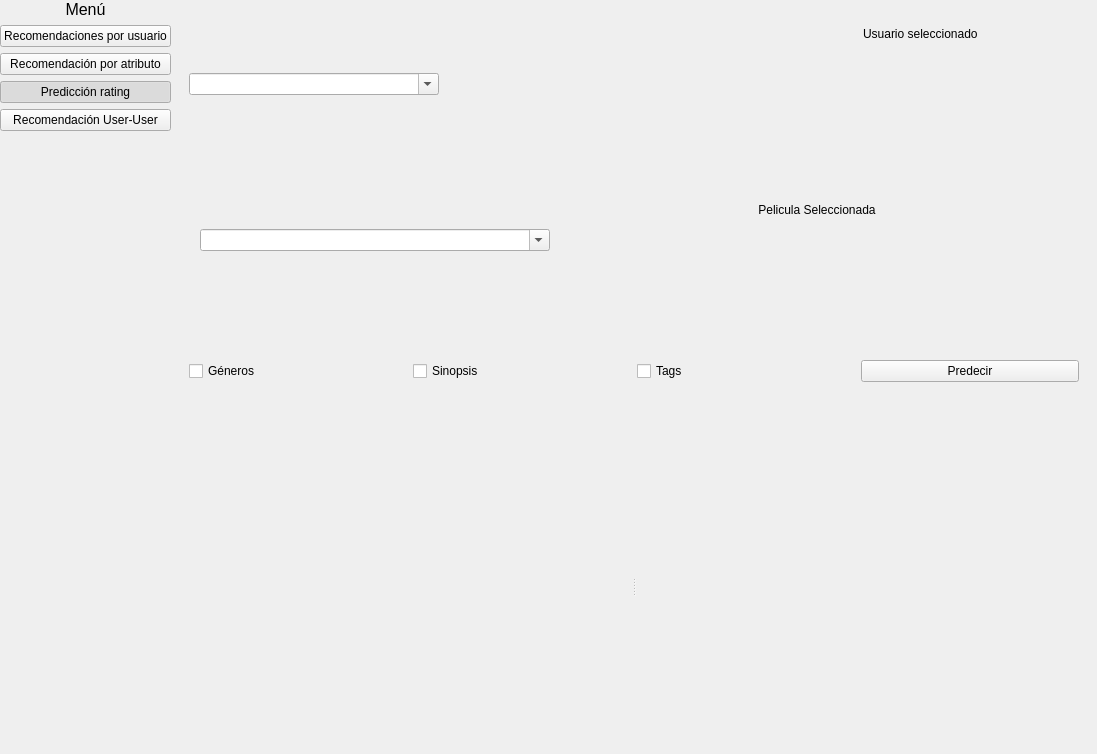
<?xml version="1.0" encoding="UTF-8"?>
<ui version="4.0">
 <class>MainWindow</class>
 <widget class="QMainWindow" name="MainWindow">
  <property name="geometry">
   <rect>
    <x>0</x>
    <y>0</y>
    <width>1097</width>
    <height>754</height>
   </rect>
  </property>
  <property name="windowTitle">
   <string>ETEN</string>
  </property>
  <widget class="QWidget" name="centralwidget">
   <property name="maximumSize">
    <size>
     <width>16777215</width>
     <height>16777215</height>
    </size>
   </property>
   <layout class="QGridLayout" name="gridLayout_9">
    <property name="leftMargin">
     <number>0</number>
    </property>
    <property name="topMargin">
     <number>0</number>
    </property>
    <property name="rightMargin">
     <number>0</number>
    </property>
    <property name="bottomMargin">
     <number>0</number>
    </property>
    <property name="spacing">
     <number>0</number>
    </property>
    <item row="0" column="0">
     <widget class="QWidget" name="menu" native="true">
      <layout class="QGridLayout" name="gridLayout">
       <property name="leftMargin">
        <number>0</number>
       </property>
       <property name="topMargin">
        <number>0</number>
       </property>
       <property name="rightMargin">
        <number>0</number>
       </property>
       <property name="bottomMargin">
        <number>0</number>
       </property>
       <item row="0" column="0">
        <layout class="QHBoxLayout" name="horizontalLayout">
         <item>
          <widget class="QLabel" name="expandMenuLabel">
           <property name="font">
            <font>
             <pointsize>12</pointsize>
            </font>
           </property>
           <property name="text">
            <string>Menú</string>
           </property>
           <property name="alignment">
            <set>Qt::AlignCenter</set>
           </property>
          </widget>
         </item>
        </layout>
       </item>
       <item row="1" column="0">
        <layout class="QVBoxLayout" name="verticalLayout_2">
         <item>
          <layout class="QVBoxLayout" name="verticalLayout">
           <item>
            <widget class="QPushButton" name="btnRecomendarPorUsuario">
             <property name="styleSheet">
              <string notr="true"/>
             </property>
             <property name="text">
              <string>Recomendaciones por usuario</string>
             </property>
             <property name="icon">
              <iconset>
               <normaloff>:/icons/icons/downloading.png</normaloff>:/icons/icons/downloading.png</iconset>
             </property>
             <property name="checkable">
              <bool>true</bool>
             </property>
             <property name="autoExclusive">
              <bool>true</bool>
             </property>
            </widget>
           </item>
           <item>
            <widget class="QPushButton" name="btnRecomendarPorAtributo">
             <property name="text">
              <string>Recomendación por atributo</string>
             </property>
             <property name="icon">
              <iconset>
               <normaloff>:/icons/icons/folder.png</normaloff>:/icons/icons/folder.png</iconset>
             </property>
             <property name="checkable">
              <bool>true</bool>
             </property>
             <property name="autoExclusive">
              <bool>true</bool>
             </property>
            </widget>
           </item>
           <item>
            <widget class="QPushButton" name="btnPrediccionRating">
             <property name="text">
              <string>Predicción rating</string>
             </property>
             <property name="icon">
              <iconset>
               <normaloff>:/icons/icons/data-classification.png</normaloff>:/icons/icons/data-classification.png</iconset>
             </property>
             <property name="checkable">
              <bool>true</bool>
             </property>
             <property name="checked">
              <bool>true</bool>
             </property>
             <property name="autoExclusive">
              <bool>true</bool>
             </property>
            </widget>
           </item>
           <item>
            <widget class="QPushButton" name="btnRecomendarUserUser">
             <property name="text">
              <string>Recomendación User-User</string>
             </property>
             <property name="icon">
              <iconset>
               <normaloff>:/icons/icons/pin.png</normaloff>:/icons/icons/pin.png</iconset>
             </property>
             <property name="checkable">
              <bool>true</bool>
             </property>
             <property name="checked">
              <bool>false</bool>
             </property>
             <property name="autoExclusive">
              <bool>true</bool>
             </property>
            </widget>
           </item>
          </layout>
         </item>
         <item>
          <spacer name="verticalSpacer">
           <property name="orientation">
            <enum>Qt::Vertical</enum>
           </property>
           <property name="sizeHint" stdset="0">
            <size>
             <width>20</width>
             <height>438</height>
            </size>
           </property>
          </spacer>
         </item>
        </layout>
       </item>
      </layout>
     </widget>
    </item>
    <item row="0" column="1">
     <widget class="QStackedWidget" name="stackedWidget">
      <property name="currentIndex">
       <number>1</number>
      </property>
      <widget class="QWidget" name="pageRecomendacionUsuario">
       <layout class="QGridLayout" name="gridLayout_2">
        <item row="1" column="0">
         <widget class="QWidget" name="widget_3" native="true">
          <layout class="QGridLayout" name="gridLayout_4">
           <item row="0" column="0">
            <widget class="QWidget" name="widget_2" native="true">
             <property name="maximumSize">
              <size>
               <width>16777215</width>
               <height>100</height>
              </size>
             </property>
             <layout class="QHBoxLayout" name="horizontalLayout_6">
              <item>
               <layout class="QHBoxLayout" name="horizontalLayout_5">
                <item>
                 <widget class="QCheckBox" name="checkBoxGenerosRecomendacionUsuarios">
                  <property name="text">
                   <string>Géneros</string>
                  </property>
                  <property name="autoExclusive">
                   <bool>true</bool>
                  </property>
                 </widget>
                </item>
                <item>
                 <widget class="QCheckBox" name="checkBoxSinopsisRecomendacionUsuarios">
                  <property name="text">
                   <string>Sinopsis</string>
                  </property>
                  <property name="autoExclusive">
                   <bool>true</bool>
                  </property>
                 </widget>
                </item>
                <item>
                 <widget class="QCheckBox" name="checkBoxTagsRecomendacionUsuarios">
                  <property name="text">
                   <string>Tags</string>
                  </property>
                  <property name="autoRepeat">
                   <bool>false</bool>
                  </property>
                  <property name="autoExclusive">
                   <bool>true</bool>
                  </property>
                 </widget>
                </item>
                <item>
                 <widget class="QComboBox" name="comboBoxRecomendacionUsuarios">
                  <property name="editable">
                   <bool>true</bool>
                  </property>
                  <item>
                   <property name="text">
                    <string>5</string>
                   </property>
                  </item>
                  <item>
                   <property name="text">
                    <string>10</string>
                   </property>
                  </item>
                  <item>
                   <property name="text">
                    <string>15</string>
                   </property>
                  </item>
                  <item>
                   <property name="text">
                    <string>20</string>
                   </property>
                  </item>
                  <item>
                   <property name="text">
                    <string>25</string>
                   </property>
                  </item>
                 </widget>
                </item>
                <item>
                 <widget class="QPushButton" name="btnRecomendarPeliculaUser">
                  <property name="text">
                   <string>Recomendar</string>
                  </property>
                 </widget>
                </item>
               </layout>
              </item>
             </layout>
            </widget>
           </item>
           <item row="1" column="0">
            <widget class="QTableView" name="tableViewPeliculasUser"/>
           </item>
          </layout>
         </widget>
        </item>
        <item row="0" column="0">
         <widget class="QWidget" name="widget" native="true">
          <property name="maximumSize">
           <size>
            <width>16777215</width>
            <height>150</height>
           </size>
          </property>
          <layout class="QGridLayout" name="gridLayout_3">
           <item row="0" column="0">
            <layout class="QHBoxLayout" name="horizontalLayout_4">
             <item>
              <widget class="QComboBox" name="comboBoxUsuario">
               <property name="minimumSize">
                <size>
                 <width>250</width>
                 <height>0</height>
                </size>
               </property>
               <property name="maximumSize">
                <size>
                 <width>250</width>
                 <height>16777215</height>
                </size>
               </property>
               <property name="editable">
                <bool>true</bool>
               </property>
              </widget>
             </item>
             <item>
              <spacer name="horizontalSpacer">
               <property name="orientation">
                <enum>Qt::Horizontal</enum>
               </property>
               <property name="sizeHint" stdset="0">
                <size>
                 <width>208</width>
                 <height>20</height>
                </size>
               </property>
              </spacer>
             </item>
             <item>
              <widget class="QWidget" name="widget_4" native="true">
               <layout class="QHBoxLayout" name="horizontalLayout_3">
                <item>
                 <layout class="QHBoxLayout" name="horizontalLayout_2">
                  <item>
                   <spacer name="horizontalSpacer_2">
                    <property name="orientation">
                     <enum>Qt::Horizontal</enum>
                    </property>
                    <property name="sizeHint" stdset="0">
                     <size>
                      <width>40</width>
                      <height>20</height>
                     </size>
                    </property>
                   </spacer>
                  </item>
                  <item>
                   <layout class="QVBoxLayout" name="verticalLayout_4">
                    <item>
                     <widget class="QLabel" name="label">
                      <property name="text">
                       <string>Usuario seleccionado</string>
                      </property>
                     </widget>
                    </item>
                    <item>
                     <spacer name="verticalSpacer_2">
                      <property name="orientation">
                       <enum>Qt::Vertical</enum>
                      </property>
                      <property name="sizeHint" stdset="0">
                       <size>
                        <width>20</width>
                        <height>18</height>
                       </size>
                      </property>
                     </spacer>
                    </item>
                    <item>
                     <widget class="QLabel" name="lblusuarioSeleccionado">
                      <property name="text">
                       <string/>
                      </property>
                      <property name="alignment">
                       <set>Qt::AlignCenter</set>
                      </property>
                     </widget>
                    </item>
                   </layout>
                  </item>
                  <item>
                   <spacer name="horizontalSpacer_3">
                    <property name="orientation">
                     <enum>Qt::Horizontal</enum>
                    </property>
                    <property name="sizeHint" stdset="0">
                     <size>
                      <width>40</width>
                      <height>20</height>
                     </size>
                    </property>
                   </spacer>
                  </item>
                 </layout>
                </item>
               </layout>
              </widget>
             </item>
            </layout>
           </item>
          </layout>
         </widget>
        </item>
       </layout>
      </widget>
      <widget class="QWidget" name="pagePrediccionRating">
       <layout class="QGridLayout" name="gridLayout_10">
        <item row="0" column="0">
         <widget class="QWidget" name="widget_9" native="true">
          <property name="maximumSize">
           <size>
            <width>16777215</width>
            <height>150</height>
           </size>
          </property>
          <layout class="QGridLayout" name="gridLayout_8">
           <item row="0" column="0">
            <layout class="QHBoxLayout" name="horizontalLayout_17">
             <item>
              <widget class="QComboBox" name="comboBoxUsuarioRating">
               <property name="minimumSize">
                <size>
                 <width>250</width>
                 <height>0</height>
                </size>
               </property>
               <property name="maximumSize">
                <size>
                 <width>250</width>
                 <height>16777215</height>
                </size>
               </property>
               <property name="editable">
                <bool>true</bool>
               </property>
              </widget>
             </item>
             <item>
              <spacer name="horizontalSpacer_10">
               <property name="orientation">
                <enum>Qt::Horizontal</enum>
               </property>
               <property name="sizeHint" stdset="0">
                <size>
                 <width>208</width>
                 <height>20</height>
                </size>
               </property>
              </spacer>
             </item>
             <item>
              <widget class="QWidget" name="widget_13" native="true">
               <layout class="QHBoxLayout" name="horizontalLayout_18">
                <item>
                 <layout class="QHBoxLayout" name="horizontalLayout_19">
                  <item>
                   <spacer name="horizontalSpacer_11">
                    <property name="orientation">
                     <enum>Qt::Horizontal</enum>
                    </property>
                    <property name="sizeHint" stdset="0">
                     <size>
                      <width>40</width>
                      <height>20</height>
                     </size>
                    </property>
                   </spacer>
                  </item>
                  <item>
                   <layout class="QVBoxLayout" name="verticalLayout_7">
                    <item>
                     <widget class="QLabel" name="label_4">
                      <property name="text">
                       <string>Usuario seleccionado</string>
                      </property>
                     </widget>
                    </item>
                    <item>
                     <spacer name="verticalSpacer_5">
                      <property name="orientation">
                       <enum>Qt::Vertical</enum>
                      </property>
                      <property name="sizeHint" stdset="0">
                       <size>
                        <width>20</width>
                        <height>18</height>
                       </size>
                      </property>
                     </spacer>
                    </item>
                    <item>
                     <widget class="QLabel" name="lblusuarioSeleccionadoRating">
                      <property name="text">
                       <string/>
                      </property>
                      <property name="alignment">
                       <set>Qt::AlignCenter</set>
                      </property>
                     </widget>
                    </item>
                   </layout>
                  </item>
                  <item>
                   <spacer name="horizontalSpacer_12">
                    <property name="orientation">
                     <enum>Qt::Horizontal</enum>
                    </property>
                    <property name="sizeHint" stdset="0">
                     <size>
                      <width>40</width>
                      <height>20</height>
                     </size>
                    </property>
                   </spacer>
                  </item>
                 </layout>
                </item>
               </layout>
              </widget>
             </item>
            </layout>
           </item>
          </layout>
         </widget>
        </item>
        <item row="2" column="0">
         <widget class="QWidget" name="widget_12" native="true">
          <property name="maximumSize">
           <size>
            <width>16777215</width>
            <height>100</height>
           </size>
          </property>
          <layout class="QHBoxLayout" name="horizontalLayout_15">
           <item>
            <layout class="QHBoxLayout" name="horizontalLayout_16">
             <item>
              <widget class="QCheckBox" name="checkBoxGenerosPrediccion">
               <property name="text">
                <string>Géneros</string>
               </property>
               <property name="autoExclusive">
                <bool>true</bool>
               </property>
              </widget>
             </item>
             <item>
              <widget class="QCheckBox" name="checkBoxSinopsisPrediccion">
               <property name="text">
                <string>Sinopsis</string>
               </property>
               <property name="autoExclusive">
                <bool>true</bool>
               </property>
              </widget>
             </item>
             <item>
              <widget class="QCheckBox" name="checkBoxTagsPrediccion">
               <property name="text">
                <string>Tags</string>
               </property>
               <property name="autoExclusive">
                <bool>true</bool>
               </property>
              </widget>
             </item>
             <item>
              <widget class="QPushButton" name="btnPredecirRating">
               <property name="text">
                <string>Predecir</string>
               </property>
              </widget>
             </item>
            </layout>
           </item>
          </layout>
         </widget>
        </item>
        <item row="3" column="0">
         <widget class="QWidget" name="widget_11" native="true">
          <layout class="QHBoxLayout" name="horizontalLayout_21">
           <item>
            <widget class="QSplitter" name="splitter">
             <property name="orientation">
              <enum>Qt::Horizontal</enum>
             </property>
             <widget class="QLabel" name="lblPeliculaPrediccion">
              <property name="text">
               <string/>
              </property>
             </widget>
             <widget class="QLabel" name="lblnotaPrediccionPelicula">
              <property name="text">
               <string/>
              </property>
              <property name="alignment">
               <set>Qt::AlignCenter</set>
              </property>
             </widget>
            </widget>
           </item>
          </layout>
         </widget>
        </item>
        <item row="1" column="0">
         <widget class="QWidget" name="widget_14" native="true">
          <property name="maximumSize">
           <size>
            <width>16777215</width>
            <height>150</height>
           </size>
          </property>
          <layout class="QHBoxLayout" name="horizontalLayout_12">
           <item>
            <widget class="QComboBox" name="comboBoxPeliculaRating">
             <property name="minimumSize">
              <size>
               <width>250</width>
               <height>0</height>
              </size>
             </property>
             <property name="maximumSize">
              <size>
               <width>350</width>
               <height>16777215</height>
              </size>
             </property>
             <property name="editable">
              <bool>true</bool>
             </property>
            </widget>
           </item>
           <item>
            <widget class="QWidget" name="widget_10" native="true">
             <property name="maximumSize">
              <size>
               <width>500</width>
               <height>16777215</height>
              </size>
             </property>
             <layout class="QHBoxLayout" name="horizontalLayout_13">
              <item>
               <layout class="QHBoxLayout" name="horizontalLayout_14">
                <item>
                 <layout class="QVBoxLayout" name="verticalLayout_6">
                  <item>
                   <widget class="QLabel" name="label_3">
                    <property name="text">
                     <string>Pelicula Seleccionada</string>
                    </property>
                    <property name="alignment">
                     <set>Qt::AlignCenter</set>
                    </property>
                   </widget>
                  </item>
                  <item>
                   <widget class="QLabel" name="lblPeliculaSeleccionadaRating">
                    <property name="text">
                     <string/>
                    </property>
                    <property name="alignment">
                     <set>Qt::AlignCenter</set>
                    </property>
                   </widget>
                  </item>
                 </layout>
                </item>
               </layout>
              </item>
             </layout>
            </widget>
           </item>
          </layout>
         </widget>
        </item>
       </layout>
      </widget>
      <widget class="QWidget" name="pageRecomendacionAtributo">
       <layout class="QGridLayout" name="gridLayout_7">
        <item row="0" column="0">
         <widget class="QWidget" name="widget_5" native="true">
          <property name="maximumSize">
           <size>
            <width>16777215</width>
            <height>200</height>
           </size>
          </property>
          <layout class="QGridLayout" name="gridLayout_5">
           <item row="0" column="0">
            <layout class="QHBoxLayout" name="horizontalLayout_7">
             <item>
              <widget class="QComboBox" name="comboBoxPeliculaAtributos">
               <property name="minimumSize">
                <size>
                 <width>250</width>
                 <height>0</height>
                </size>
               </property>
               <property name="maximumSize">
                <size>
                 <width>250</width>
                 <height>16777215</height>
                </size>
               </property>
               <property name="editable">
                <bool>true</bool>
               </property>
              </widget>
             </item>
             <item>
              <widget class="QWidget" name="widget_6" native="true">
               <layout class="QHBoxLayout" name="horizontalLayout_8">
                <item>
                 <layout class="QHBoxLayout" name="horizontalLayout_9">
                  <item>
                   <layout class="QVBoxLayout" name="verticalLayout_5">
                    <item>
                     <widget class="QLabel" name="label_2">
                      <property name="text">
                       <string>Pelicula Seleccionada</string>
                      </property>
                      <property name="alignment">
                       <set>Qt::AlignCenter</set>
                      </property>
                     </widget>
                    </item>
                    <item>
                     <widget class="QLabel" name="lblPeliculaSeleccionadaAtributos">
                      <property name="maximumSize">
                       <size>
                        <width>16777215</width>
                        <height>50</height>
                       </size>
                      </property>
                      <property name="text">
                       <string/>
                      </property>
                      <property name="alignment">
                       <set>Qt::AlignCenter</set>
                      </property>
                     </widget>
                    </item>
                   </layout>
                  </item>
                 </layout>
                </item>
               </layout>
              </widget>
             </item>
            </layout>
           </item>
          </layout>
         </widget>
        </item>
        <item row="1" column="0">
         <widget class="QWidget" name="widget_7" native="true">
          <property name="maximumSize">
           <size>
            <width>16777215</width>
            <height>600</height>
           </size>
          </property>
          <layout class="QGridLayout" name="gridLayout_6">
           <item row="0" column="0">
            <widget class="QWidget" name="widget_8" native="true">
             <property name="maximumSize">
              <size>
               <width>16777215</width>
               <height>100</height>
              </size>
             </property>
             <layout class="QHBoxLayout" name="horizontalLayout_10">
              <item>
               <layout class="QHBoxLayout" name="horizontalLayout_11">
                <item>
                 <widget class="QCheckBox" name="checkBoxGenerosAtributos">
                  <property name="text">
                   <string>Géneros</string>
                  </property>
                  <property name="autoExclusive">
                   <bool>true</bool>
                  </property>
                 </widget>
                </item>
                <item>
                 <widget class="QCheckBox" name="checkBoxSinopsisAtributos">
                  <property name="text">
                   <string>Sinopsis</string>
                  </property>
                  <property name="autoExclusive">
                   <bool>true</bool>
                  </property>
                 </widget>
                </item>
                <item>
                 <widget class="QCheckBox" name="checkBoxTagsAtributos">
                  <property name="text">
                   <string>Tags</string>
                  </property>
                  <property name="autoExclusive">
                   <bool>true</bool>
                  </property>
                 </widget>
                </item>
                <item>
                 <widget class="QComboBox" name="comboBoxNPeliculasAtributos">
                  <property name="editable">
                   <bool>true</bool>
                  </property>
                  <item>
                   <property name="text">
                    <string>5</string>
                   </property>
                  </item>
                  <item>
                   <property name="text">
                    <string>10</string>
                   </property>
                  </item>
                  <item>
                   <property name="text">
                    <string>15</string>
                   </property>
                  </item>
                  <item>
                   <property name="text">
                    <string>20</string>
                   </property>
                  </item>
                  <item>
                   <property name="text">
                    <string>25</string>
                   </property>
                  </item>
                 </widget>
                </item>
                <item>
                 <widget class="QPushButton" name="btnRecomendarPeliculaAtributo">
                  <property name="text">
                   <string>Recomendar</string>
                  </property>
                 </widget>
                </item>
               </layout>
              </item>
             </layout>
            </widget>
           </item>
           <item row="1" column="0">
            <widget class="QTableView" name="tableViewPeliculasAtributo"/>
           </item>
          </layout>
         </widget>
        </item>
       </layout>
      </widget>
      <widget class="QWidget" name="pageRecomendacionUserUser">
       <layout class="QGridLayout" name="gridLayout_14">
        <item row="0" column="0">
         <widget class="QWidget" name="widget_15" native="true">
          <property name="maximumSize">
           <size>
            <width>16777215</width>
            <height>200</height>
           </size>
          </property>
          <layout class="QGridLayout" name="gridLayout_11">
           <item row="0" column="0">
            <layout class="QHBoxLayout" name="horizontalLayout_20">
             <item>
              <widget class="QComboBox" name="comboBoxPeliculaUserUser">
               <property name="minimumSize">
                <size>
                 <width>250</width>
                 <height>0</height>
                </size>
               </property>
               <property name="maximumSize">
                <size>
                 <width>250</width>
                 <height>16777215</height>
                </size>
               </property>
               <property name="editable">
                <bool>true</bool>
               </property>
              </widget>
             </item>
             <item>
              <widget class="QWidget" name="widget_16" native="true">
               <layout class="QHBoxLayout" name="horizontalLayout_22">
                <item>
                 <layout class="QHBoxLayout" name="horizontalLayout_23">
                  <item>
                   <layout class="QVBoxLayout" name="verticalLayout_8">
                    <item>
                     <widget class="QLabel" name="label_6">
                      <property name="text">
                       <string>Pelicula Seleccionada</string>
                      </property>
                      <property name="alignment">
                       <set>Qt::AlignCenter</set>
                      </property>
                     </widget>
                    </item>
                    <item>
                     <widget class="QLabel" name="lblPeliculaSeleccionadaUserUser">
                      <property name="maximumSize">
                       <size>
                        <width>16777215</width>
                        <height>50</height>
                       </size>
                      </property>
                      <property name="text">
                       <string/>
                      </property>
                      <property name="alignment">
                       <set>Qt::AlignCenter</set>
                      </property>
                     </widget>
                    </item>
                   </layout>
                  </item>
                 </layout>
                </item>
               </layout>
              </widget>
             </item>
            </layout>
           </item>
          </layout>
         </widget>
        </item>
        <item row="1" column="0">
         <widget class="QWidget" name="widget_17" native="true">
          <layout class="QGridLayout" name="gridLayout_12">
           <item row="0" column="0">
            <layout class="QHBoxLayout" name="horizontalLayout_24">
             <item>
              <widget class="QComboBox" name="comboBoxNPeliculasUserUser">
               <property name="minimumSize">
                <size>
                 <width>250</width>
                 <height>0</height>
                </size>
               </property>
               <property name="maximumSize">
                <size>
                 <width>250</width>
                 <height>16777215</height>
                </size>
               </property>
               <property name="editable">
                <bool>true</bool>
               </property>
               <item>
                <property name="text">
                 <string>5</string>
                </property>
               </item>
               <item>
                <property name="text">
                 <string>10</string>
                </property>
               </item>
               <item>
                <property name="text">
                 <string>15</string>
                </property>
               </item>
               <item>
                <property name="text">
                 <string>20</string>
                </property>
               </item>
               <item>
                <property name="text">
                 <string>25</string>
                </property>
               </item>
              </widget>
             </item>
             <item>
              <spacer name="horizontalSpacer_4">
               <property name="orientation">
                <enum>Qt::Horizontal</enum>
               </property>
               <property name="sizeHint" stdset="0">
                <size>
                 <width>40</width>
                 <height>20</height>
                </size>
               </property>
              </spacer>
             </item>
             <item>
              <widget class="QPushButton" name="btnRecomendarPeliculasUserUser">
               <property name="text">
                <string>Recomendar</string>
               </property>
              </widget>
             </item>
            </layout>
           </item>
          </layout>
         </widget>
        </item>
        <item row="2" column="0">
         <widget class="QWidget" name="widget_18" native="true">
          <layout class="QGridLayout" name="gridLayout_13">
           <item row="0" column="0">
            <widget class="QTableView" name="tableViewUserUser"/>
           </item>
          </layout>
         </widget>
        </item>
       </layout>
      </widget>
     </widget>
    </item>
   </layout>
  </widget>
 </widget>
 <resources/>
 <connections/>
</ui>
